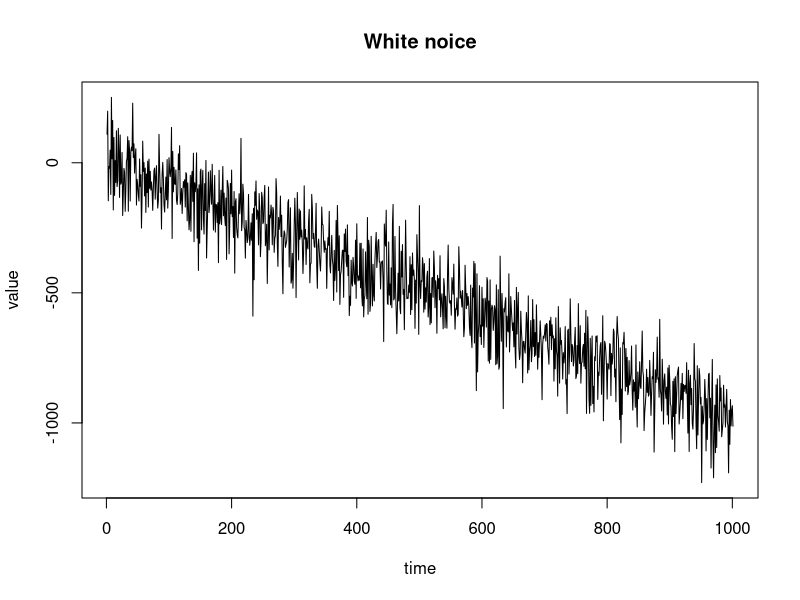
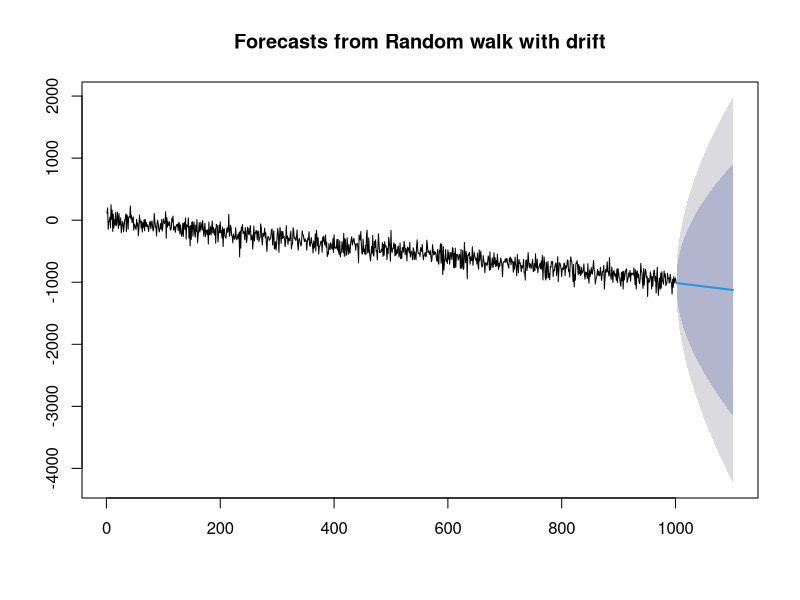

Recreate these plots in R, in order.
require("forecast")
rm(list=ls())
set.seed(18)

x <- seq(0,100,0.1)
y <- -10*x + 17 + rnorm(length(x),sd=100)
y.ts <- ts(y)
plot(y.ts, xlab="time", main="White noice", ylab="value")
model <- rwf(y,h=100,drift=TRUE,level=c(80,95),fan=FALSE,lambda=NULL)
plot(model)
